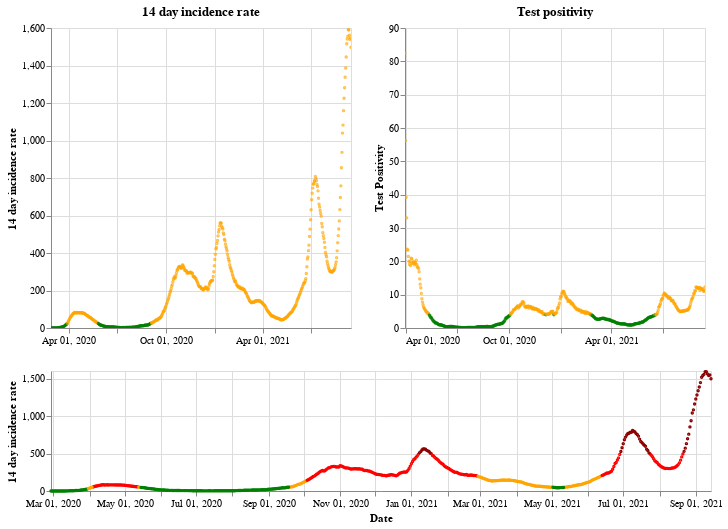

Source (notebook cell):
### Markdown cell above
## Scotland

### Code cell
plot_traffic_light('Scotland')

### Figure 1 — Vega-Lite specification as saved in the notebook (floating-point values rounded to 4 significant figures; data arrays with more than 128 entries replaced by an {"elided": "..."} marker saying what was removed)
{"config": {"view": {"continuousWidth": 400, "continuousHeight": 300}}, "vconcat": [{"hconcat": [{"mark": {"type": "point", "size": 2}, "encoding": {"color": {"condition": {"value": "green", "test": "(datum.twoWeeklyCasesRate <= 25)"}, "value": "orange"}, "tooltip": [{"type": "nominal", "field": "areaName"}, {"type": "temporal", "field": "date"}, {"type": "quantitative", "field": "twoWeeklyCasesRate"}, {"type": "quantitative", "field": "testPositivity"}], "x": {"type": "temporal", "axis": {"title": ""}, "field": "date", "scale": {"domain": {"selection": "DateBrush"}}, "timeUnit": "yearmonthdate"}, "y": {"type": "quantitative", "axis": {"title": "14 day incidence rate"}, "field": "twoWeeklyCasesRate"}}, "title": "14 day incidence rate", "width": 300}, {"mark": {"type": "point", "size": 2}, "encoding": {"color": {"condition": {"value": "green", "test": "(datum.testPositivity <= 4)"}, "value": "orange"}, "tooltip": [{"type": "nominal", "field": "areaName"}, {"type": "temporal", "field": "date"}, {"type": "quantitative", "field": "twoWeeklyCasesRate"}, {"type": "quantitative", "field": "testPositivity"}], "x": {"type": "temporal", "axis": {"title": ""}, "field": "date", "scale": {"domain": {"selection": "DateBrush"}}, "timeUnit": "yearmonthdate"}, "y": {"type": "quantitative", "axis": {"title": "Test Positivity"}, "field": "testPositivity"}}, "title": "Test positivity", "width": 300}]}, {"layer": [{"mark": {"type": "point", "size": 2}, "encoding": {"color": {"condition": {"value": "orange", "test": "(((datum.testPositivity < 4) && (datum.twoWeeklyCasesRate >= 50)) && (datum.twoWeeklyCasesRate < 200))"}, "value": "red"}, "opacity": {"condition": {"value": 1, "test": "((datum.twoWeeklyCasesRate >= 50) && (datum.twoWeeklyCasesRate < 500))"}, "value": 0}, "tooltip": [{"type": "nominal", "field": "areaName"}, {"type": "temporal", "field": "date"}, {"type": "quantitative", "field": "twoWeeklyCasesRate"}, {"type": "quantitative", "field": "testPositivity"}], "x": {"type": "temporal", "axis": {"title": "Date"}, "field": "date", "timeUnit": "yearmonthdate"}, "y": {"type": "quantitative", "axis": {"title": "14 day incidence rate"}, "field": "twoWeeklyCasesRate"}}, "selection": {"DateBrush": {"type": "interval", "encodings": ["x"], "fields": ["Time"]}}}, {"mark": {"type": "point", "size": 2}, "encoding": {"color": {"value": "darkred"}, "opacity": {"condition": {"value": 1, "test": "(datum.twoWeeklyCasesRate >= 500)"}, "value": 0}, "tooltip": [{"type": "nominal", "field": "areaName"}, {"type": "temporal", "field": "date"}, {"type": "quantitative", "field": "twoWeeklyCasesRate"}, {"type": "quantitative", "field": "testPositivity"}], "x": {"type": "temporal", "axis": {"title": "Date"}, "field": "date", "timeUnit": "yearmonthdate"}, "y": {"type": "quantitative", "axis": {"title": "14 day incidence rate"}, "field": "twoWeeklyCasesRate"}}}, {"mark": {"type": "point", "size": 2}, "encoding": {"color": {"condition": {"value": "green", "test": "((datum.testPositivity < 4) && (datum.twoWeeklyCasesRate < 50))"}, "value": "orange"}, "opacity": {"condition": {"value": 1, "test": "(datum.twoWeeklyCasesRate < 50)"}, "value": 0}, "tooltip": [{"type": "nominal", "field": "areaName"}, {"type": "temporal", "field": "date"}, {"type": "quantitative", "field": "twoWeeklyCasesRate"}, {"type": "quantitative", "field": "testPositivity"}], "x": {"type": "temporal", "axis": {"title": "Date"}, "field": "date", "timeUnit": "yearmonthdate"}, "y": {"type": "quantitative", "axis": {"title": "14 day incidence rate"}, "field": "twoWeeklyCasesRate"}}}], "height": 120, "width": 660}], "data": {"name": "data-a394a1513850065b94193f00a500b966"}, "$schema": "https://vega.github.io/schema/vega-lite/v4.8.1.json", "datasets": {"data-a394a1513850065b94193f00a500b966": {"elided": "565 records"}}}
